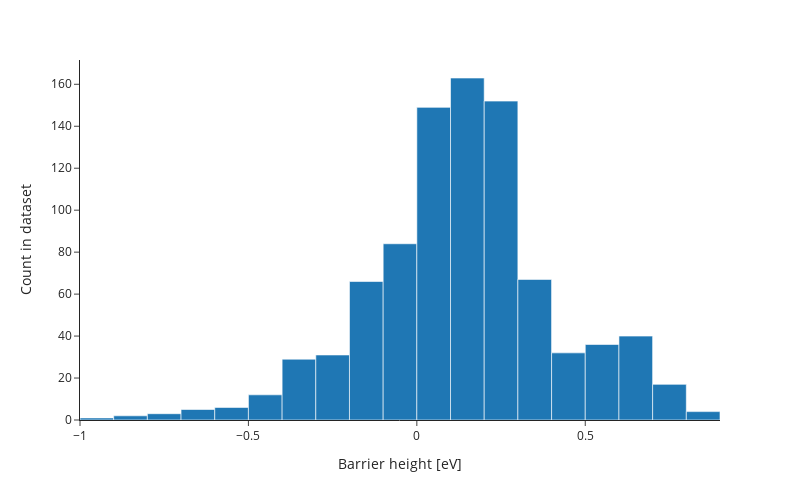

Source (notebook cell):
### Code cell
fig = px.histogram(x=barriers, nbins=20, template="simple_white")
# Set x-label
fig.update_xaxes(title_text="Barrier height [eV]")
fig.update_yaxes(title_text="Count in dataset")
# Shorten aspect ratio
fig.update_layout(height=500, width=800)
fig.show()

### Figure 1 — Plotly figure (JSON) as saved in the notebook; plotly's stock layout.template omitted (floating-point values rounded to 4 significant figures; data arrays with more than 128 entries replaced by an {"elided": "..."} marker saying what was removed)
{"data": [{"alignmentgroup": "True", "bingroup": "x", "hovertemplate": "x=%{x}<br>count=%{y}<extra></extra>", "legendgroup": "", "marker": {"color": "#1F77B4", "pattern": {"shape": ""}}, "name": "", "nbinsx": 20, "offsetgroup": "", "orientation": "v", "showlegend": false, "type": "histogram", "x": {"elided": "899 float values"}, "xaxis": "x", "yaxis": "y"}], "layout": {"barmode": "relative", "height": 500, "legend": {"tracegroupgap": 0}, "margin": {"t": 60}, "width": 800, "xaxis": {"anchor": "y", "domain": [0, 1], "title": {"text": "Barrier height [eV]"}}, "yaxis": {"anchor": "x", "domain": [0, 1], "title": {"text": "Count in dataset"}}}}
